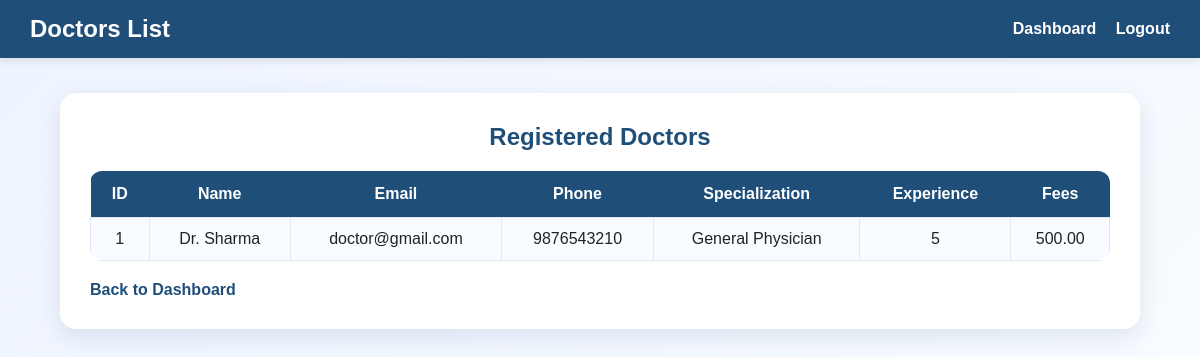
Before: /admin/view_doctors.php (signed in) with the older database file.
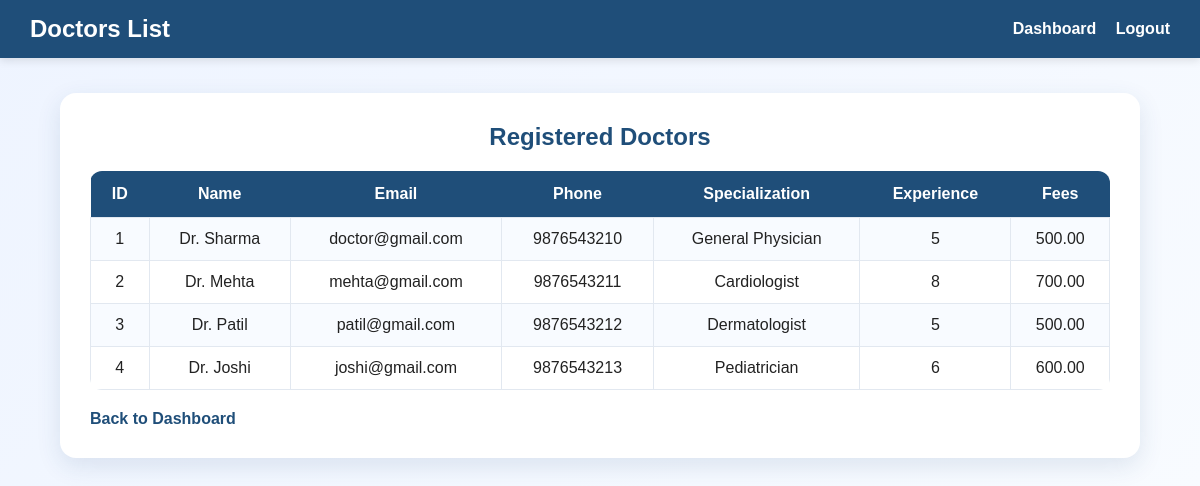
After: the same page with the newer database file.
### tables this page shows
CREATE TABLE `doctors` (
  `id` int(11) NOT NULL,
  `name` varchar(100) NOT NULL,
  `email` varchar(100) NOT NULL,
  `specialization` varchar(100) NOT NULL,
  `experience` int(11) DEFAULT NULL,
  `password` varchar(255) NOT NULL,
  `created_at` timestamp NOT NULL DEFAULT current_timestamp(),
  `phone` varchar(15) NOT NULL,
  `fees` decimal(10,2) DEFAULT NULL
);

### admin/view_doctors.php (the view, shortened to what this page needs)
<?php
include("../config/db.php");
$result = mysqli_query($conn, "SELECT * FROM doctors");
?>
<!DOCTYPE html>
<html>
<head>
    <link rel="stylesheet" href="../assets/css/style.css">
</head>
<body>
    <div class="navbar">
        <h2>Doctors List</h2>
        <div>
            <a href="dashboard.php">Dashboard</a>
            <a href="logout.php">Logout</a>
        </div>
    </div>
    <div class="container">
        <h2>Registered Doctors</h2>
        <table>
            <tr>
                <th>ID</th>
                <th>Name</th>
                <th>Email</th>
                <th>Phone</th>
                <th>Specialization</th>
                <th>Experience</th>
                <th>Fees</th>
            </tr>
            <?php while ($row = mysqli_fetch_assoc($result)) { ?>
            <tr>
                <td><?php echo $row['id']; ?></td>
                <td><?php echo $row['name']; ?></td>
                <td><?php echo $row['email']; ?></td>
                <td><?php echo $row['phone']; ?></td>
                <td><?php echo $row['specialization']; ?></td>
                <td><?php echo $row['experience']; ?></td>
                <td><?php echo $row['fees']; ?></td>
            </tr>
            <?php } ?>
        </table>
        <a class="back-link" href="dashboard.php">Back to Dashboard</a>
    </div>
</body>
</html>

Changed rows visible on the page:
added doctors: id "2", name "Dr. Mehta", email "mehta@gmail.com", phone "9876543211", specialization "Cardiologist", experience "8", fees "700.00"
added doctors: id "3", name "Dr. Patil", email "patil@gmail.com", phone "9876543212", specialization "Dermatologist", experience "5", fees "500.00"
added doctors: id "4", name "Dr. Joshi", email "joshi@gmail.com", phone "9876543213", specialization "Pediatrician", experience "6", fees "600.00"
